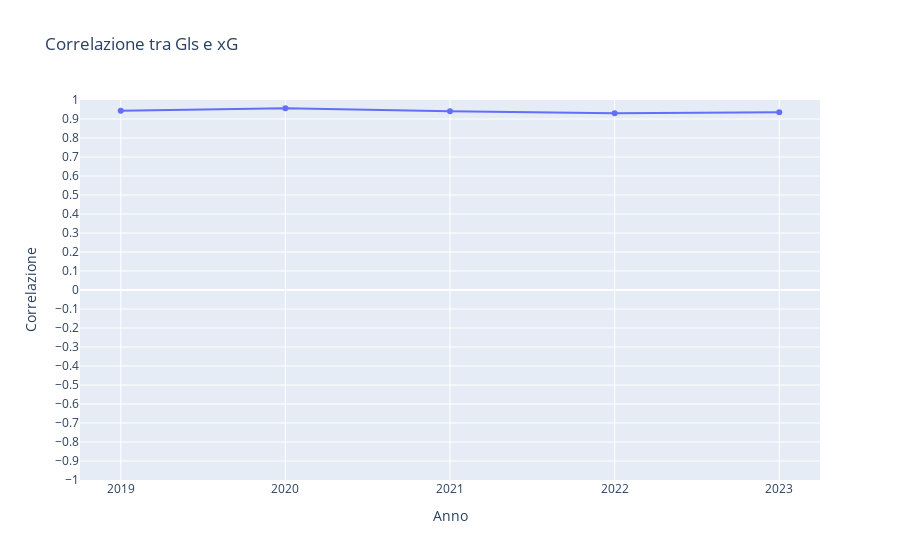

The notebook cell saved with this chart:
### Code cell
stat1 = 'Gls'
stat2 = 'xG'
correlazione(stat1,stat2)

### Figure 1 — Plotly figure (JSON) as saved in the notebook; plotly's stock layout.template omitted (floating-point values rounded to 4 significant figures)
{"data": [{"hovertemplate": "Anno=%{x}<br>Correlazione=%{y}<extra></extra>", "legendgroup": "", "line": {"color": "#636efa", "dash": "solid"}, "marker": {"symbol": "circle"}, "mode": "lines+markers", "name": "", "orientation": "v", "showlegend": false, "type": "scatter", "x": [2023, 2022, 2021, 2020, 2019], "xaxis": "x", "y": [0.9354, 0.9308, 0.9407, 0.9566, 0.9439], "yaxis": "y"}], "layout": {"legend": {"tracegroupgap": 0}, "title": {"text": "Correlazione tra Gls e xG"}, "xaxis": {"anchor": "y", "domain": [0, 1], "dtick": 1, "title": {"text": "Anno"}}, "yaxis": {"anchor": "x", "domain": [0, 1], "dtick": 0.1, "range": [-1, 1], "title": {"text": "Correlazione"}}}}
